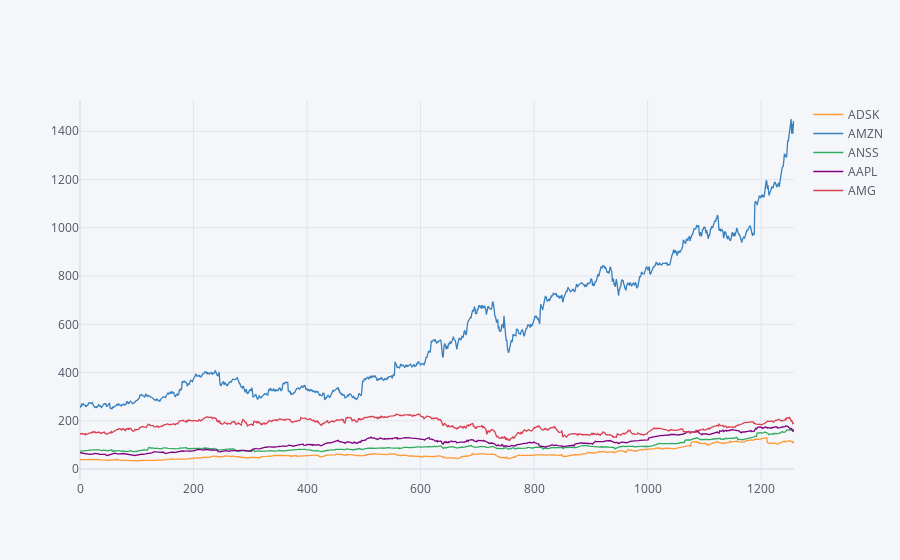

This figure's notebook cell:
### Code cell
stocks_cp.xs(key='close',axis=1,level="Stock Info").iplot()

### Figure 1 — Plotly figure (JSON) as saved in the notebook; plotly's stock layout.template omitted (floating-point values rounded to 4 significant figures; data arrays with more than 128 entries replaced by an {"elided": "..."} marker saying what was removed)
{"data": [{"line": {"color": "rgba(255, 153, 51, 1.0)", "dash": "solid", "shape": "linear", "width": 1.3}, "mode": "lines", "name": "ADSK", "text": "", "type": "scatter", "x": {"elided": "1259 int values"}, "y": {"elided": "1259 float values"}}, {"line": {"color": "rgba(55, 128, 191, 1.0)", "dash": "solid", "shape": "linear", "width": 1.3}, "mode": "lines", "name": "AMZN", "text": "", "type": "scatter", "x": {"elided": "1259 int values"}, "y": {"elided": "1259 float values"}}, {"line": {"color": "rgba(50, 171, 96, 1.0)", "dash": "solid", "shape": "linear", "width": 1.3}, "mode": "lines", "name": "ANSS", "text": "", "type": "scatter", "x": {"elided": "1259 int values"}, "y": {"elided": "1259 float values"}}, {"line": {"color": "rgba(128, 0, 128, 1.0)", "dash": "solid", "shape": "linear", "width": 1.3}, "mode": "lines", "name": "AAPL", "text": "", "type": "scatter", "x": {"elided": "1259 int values"}, "y": {"elided": "1259 float values"}}, {"line": {"color": "rgba(219, 64, 82, 1.0)", "dash": "solid", "shape": "linear", "width": 1.3}, "mode": "lines", "name": "AMG", "text": "", "type": "scatter", "x": {"elided": "1259 int values"}, "y": {"elided": "1259 float values"}}], "layout": {"legend": {"bgcolor": "#F5F6F9", "font": {"color": "#4D5663"}}, "paper_bgcolor": "#F5F6F9", "plot_bgcolor": "#F5F6F9", "title": {"font": {"color": "#4D5663"}}, "xaxis": {"gridcolor": "#E1E5ED", "showgrid": true, "tickfont": {"color": "#4D5663"}, "title": {"font": {"color": "#4D5663"}, "text": ""}, "zerolinecolor": "#E1E5ED"}, "yaxis": {"gridcolor": "#E1E5ED", "showgrid": true, "tickfont": {"color": "#4D5663"}, "title": {"font": {"color": "#4D5663"}, "text": ""}, "zerolinecolor": "#E1E5ED"}}}
